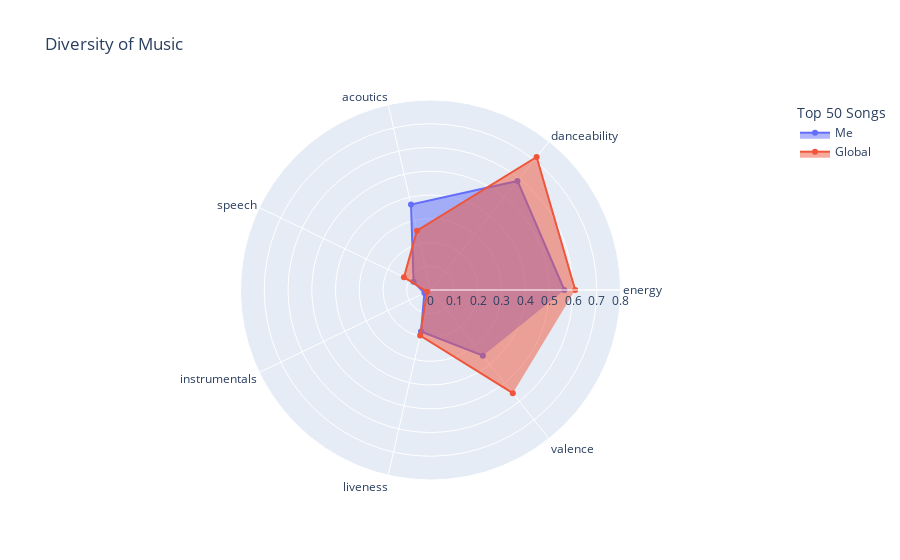

Notebook code for this chart:
### Code cell
categories = ['energy', 'danceability', 'acoutics', 'speech', 'instrumentals', 'liveness', 'valence']

fig = go.Figure()

fig.add_trace(go.Scatterpolar(
      r=local_['mean_values'],
      theta=categories,
      fill='toself',
      name='Me'
))

fig.add_trace(go.Scatterpolar(
      r=global_['mean_values'],
      theta=categories,
      fill='toself',
      name='Global'
))

fig.update_layout(
  polar=dict(
    radialaxis=dict(
      visible=True,
      range=[0, 0.8]
    )),
  showlegend=True,
  title= 'Diversity of Music',
  legend_title='Top 50 Songs'
)

fig.show()

### Figure 1 — Plotly figure (JSON) as saved in the notebook; plotly's stock layout.template omitted (floating-point values rounded to 4 significant figures)
{"data": [{"fill": "toself", "name": "Me", "r": [0.5635, 0.5874, 0.3691, 0.0791, 0.02846, 0.1795, 0.3536, 112.1], "theta": ["energy", "danceability", "acoutics", "speech", "instrumentals", "liveness", "valence"], "type": "scatterpolar"}, {"fill": "toself", "name": "Global", "r": [0.6093, 0.7167, 0.2562, 0.1242, 0.01596, 0.1966, 0.5557, 114.8], "theta": ["energy", "danceability", "acoutics", "speech", "instrumentals", "liveness", "valence"], "type": "scatterpolar"}], "layout": {"legend": {"title": {"text": "Top 50 Songs"}}, "polar": {"radialaxis": {"range": [0, 0.8], "visible": true}}, "showlegend": true, "title": {"text": "Diversity of Music"}}}
